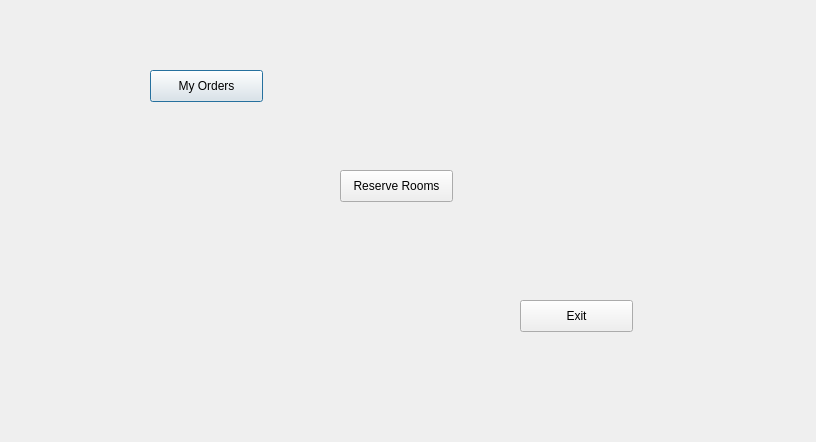
<?xml version="1.0" encoding="UTF-8"?>
<ui version="4.0">
 <class>customer_login_complete</class>
 <widget class="QDialog" name="customer_login_complete">
  <property name="geometry">
   <rect>
    <x>0</x>
    <y>0</y>
    <width>816</width>
    <height>442</height>
   </rect>
  </property>
  <property name="maximumSize">
   <size>
    <width>816</width>
    <height>16777215</height>
   </size>
  </property>
  <property name="windowTitle">
   <string>Dialog</string>
  </property>
  <widget class="QPushButton" name="pushButton">
   <property name="geometry">
    <rect>
     <x>150</x>
     <y>70</y>
     <width>113</width>
     <height>32</height>
    </rect>
   </property>
   <property name="text">
    <string>My Orders</string>
   </property>
  </widget>
  <widget class="QPushButton" name="pushButton_2">
   <property name="geometry">
    <rect>
     <x>340</x>
     <y>170</y>
     <width>113</width>
     <height>32</height>
    </rect>
   </property>
   <property name="text">
    <string>Reserve Rooms</string>
   </property>
  </widget>
  <widget class="QPushButton" name="pushButton_3">
   <property name="geometry">
    <rect>
     <x>520</x>
     <y>300</y>
     <width>113</width>
     <height>32</height>
    </rect>
   </property>
   <property name="text">
    <string>Exit</string>
   </property>
  </widget>
 </widget>
 <resources/>
 <connections>
  <connection>
   <sender>pushButton_3</sender>
   <signal>clicked()</signal>
   <receiver>customer_login_complete</receiver>
   <slot>close()</slot>
   <hints>
    <hint type="sourcelabel">
     <x>571</x>
     <y>303</y>
    </hint>
    <hint type="destinationlabel">
     <x>571</x>
     <y>179</y>
    </hint>
   </hints>
  </connection>
 </connections>
</ui>
